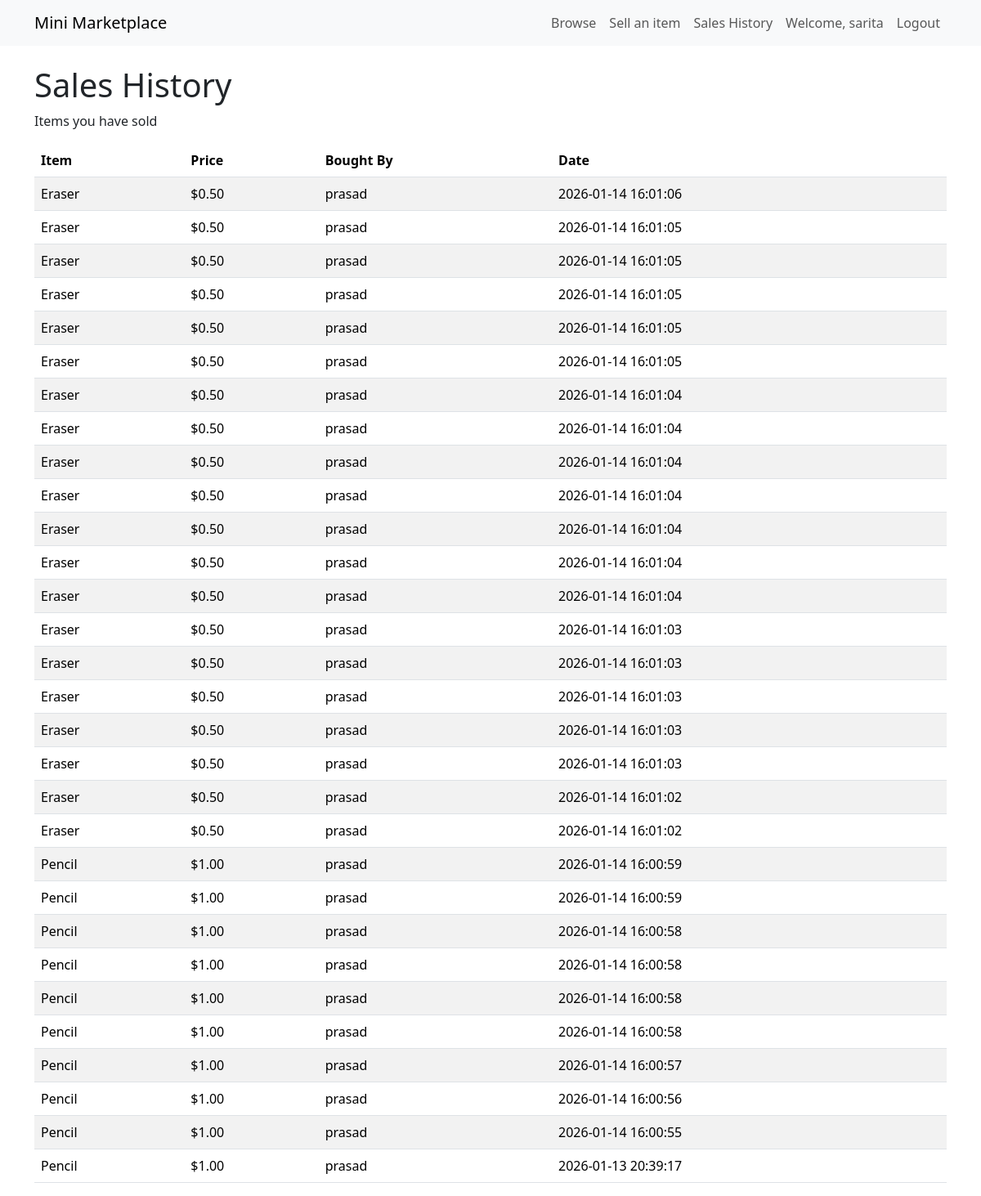
Screenshot of /purchases (signed in) with the database file from the repository.
### tables this page shows
CREATE TABLE purchases (
            id INTEGER PRIMARY KEY AUTOINCREMENT,
            buyer_id INTEGER NOT NULL,
            item_id INTEGER NOT NULL,
            seller_id INTEGER NOT NULL,
            title TEXT NOT NULL,
            price REAL NOT NULL,
            purchase_date TIMESTAMP DEFAULT CURRENT_TIMESTAMP,
            FOREIGN KEY(buyer_id) REFERENCES users(id),
            FOREIGN KEY(item_id) REFERENCES items(id),
            FOREIGN KEY(seller_id) REFERENCES users(id)
        );

CREATE TABLE users (
            id INTEGER PRIMARY KEY AUTOINCREMENT,
            username TEXT UNIQUE NOT NULL,
            password TEXT NOT NULL,
            role TEXT NOT NULL DEFAULT 'buyer'
        );

### app.py (the view, shortened to what this page needs)
@app.route('/purchases')
@login_required
def purchases():
    conn = get_db_connection()
    if session.get('role') == 'seller':
        purchases_data = conn.execute('''
            SELECT p.id, p.title, p.price, p.purchase_date, u.username as buyer_name
            FROM purchases p
            JOIN users u ON p.buyer_id = u.id
            WHERE p.seller_id = ?
            ORDER BY p.purchase_date DESC
        ''', (session['user_id'],)).fetchall()
        view_type = 'sales'
    conn.close()
    return render_template('purchases.html', purchases_data=purchases_data, view_type=view_type)

### app.py (called while the page is built)
def get_db_connection():
    conn = sqlite3.connect(DB_PATH)
    conn.row_factory = sqlite3.Row
    return conn

def login_required(f):
    @wraps(f)
    def decorated_function(*args, **kwargs):
        if 'user_id' not in session:
            flash('Please log in first.', 'warning')
            return redirect(url_for('login'))
        return f(*args, **kwargs)
    return decorated_function

### templates/purchases.html (shortened to what this page needs)
{% extends "base.html" %}
{% block content %}
{% if view_type == 'sales' %}
  <h1>Sales History</h1>
  <p>Items you have sold</p>
{% else %}
  <h1>Purchase History</h1>
  <p>Items you have bought</p>
{% endif %}
<div class="table-responsive">
  <table class="table table-striped">
    <thead>
      <tr>
        <th>Item</th>
        <th>Price</th>
        {% if view_type == 'sales' %}
          <th>Bought By</th>
        {% else %}
          <th>Sold By</th>
        {% endif %}
        <th>Date</th>
      </tr>
    </thead>
    <tbody>
      {% for purchase in purchases_data %}
        <tr>
          <td>{{ purchase['title'] }}</td>
          <td>${{ '%.2f'|format(purchase['price']) }}</td>
          {% if view_type == 'sales' %}
            <td>{{ purchase['buyer_name'] }}</td>
          {% else %}
            <td>{{ purchase['seller_name'] }}</td>
          {% endif %}
          <td>{{ purchase['purchase_date'] }}</td>
        </tr>
      {% endfor %}
    </tbody>
  </table>
</div>
{% endblock %}

### rows the page displays
purchases: title "Eraser", price "0.50", buyer_name "prasad", purchase_date "2026-01-14 16:01:06"
purchases: title "Eraser", price "0.50", buyer_name "prasad", purchase_date "2026-01-14 16:01:05"
purchases: title "Eraser", price "0.50", buyer_name "prasad", purchase_date "2026-01-14 16:01:05"
purchases: title "Eraser", price "0.50", buyer_name "prasad", purchase_date "2026-01-14 16:01:05"
purchases: title "Eraser", price "0.50", buyer_name "prasad", purchase_date "2026-01-14 16:01:05"
purchases: title "Eraser", price "0.50", buyer_name "prasad", purchase_date "2026-01-14 16:01:05"
purchases: title "Eraser", price "0.50", buyer_name "prasad", purchase_date "2026-01-14 16:01:04"
purchases: title "Eraser", price "0.50", buyer_name "prasad", purchase_date "2026-01-14 16:01:04"
purchases: title "Eraser", price "0.50", buyer_name "prasad", purchase_date "2026-01-14 16:01:04"
purchases: title "Eraser", price "0.50", buyer_name "prasad", purchase_date "2026-01-14 16:01:04"
purchases: title "Eraser", price "0.50", buyer_name "prasad", purchase_date "2026-01-14 16:01:04"
purchases: title "Eraser", price "0.50", buyer_name "prasad", purchase_date "2026-01-14 16:01:04"
purchases: title "Eraser", price "0.50", buyer_name "prasad", purchase_date "2026-01-14 16:01:04"
purchases: title "Eraser", price "0.50", buyer_name "prasad", purchase_date "2026-01-14 16:01:03"
purchases: title "Eraser", price "0.50", buyer_name "prasad", purchase_date "2026-01-14 16:01:03"
purchases: title "Eraser", price "0.50", buyer_name "prasad", purchase_date "2026-01-14 16:01:03"
purchases: title "Eraser", price "0.50", buyer_name "prasad", purchase_date "2026-01-14 16:01:03"
purchases: title "Eraser", price "0.50", buyer_name "prasad", purchase_date "2026-01-14 16:01:03"
purchases: title "Eraser", price "0.50", buyer_name "prasad", purchase_date "2026-01-14 16:01:02"
purchases: title "Eraser", price "0.50", buyer_name "prasad", purchase_date "2026-01-14 16:01:02"
purchases: title "Pencil", price "1.00", buyer_name "prasad", purchase_date "2026-01-14 16:00:59"
purchases: title "Pencil", price "1.00", buyer_name "prasad", purchase_date "2026-01-14 16:00:59"
purchases: title "Pencil", price "1.00", buyer_name "prasad", purchase_date "2026-01-14 16:00:58"
purchases: title "Pencil", price "1.00", buyer_name "prasad", purchase_date "2026-01-14 16:00:58"
purchases: title "Pencil", price "1.00", buyer_name "prasad", purchase_date "2026-01-14 16:00:58"
purchases: title "Pencil", price "1.00", buyer_name "prasad", purchase_date "2026-01-14 16:00:58"
purchases: title "Pencil", price "1.00", buyer_name "prasad", purchase_date "2026-01-14 16:00:57"
purchases: title "Pencil", price "1.00", buyer_name "prasad", purchase_date "2026-01-14 16:00:56"
purchases: title "Pencil", price "1.00", buyer_name "prasad", purchase_date "2026-01-14 16:00:55"
purchases: title "Pencil", price "1.00", buyer_name "prasad", purchase_date "2026-01-13 20:39:17"

### other values shown
{{ session.get('username') }} "sarita"
